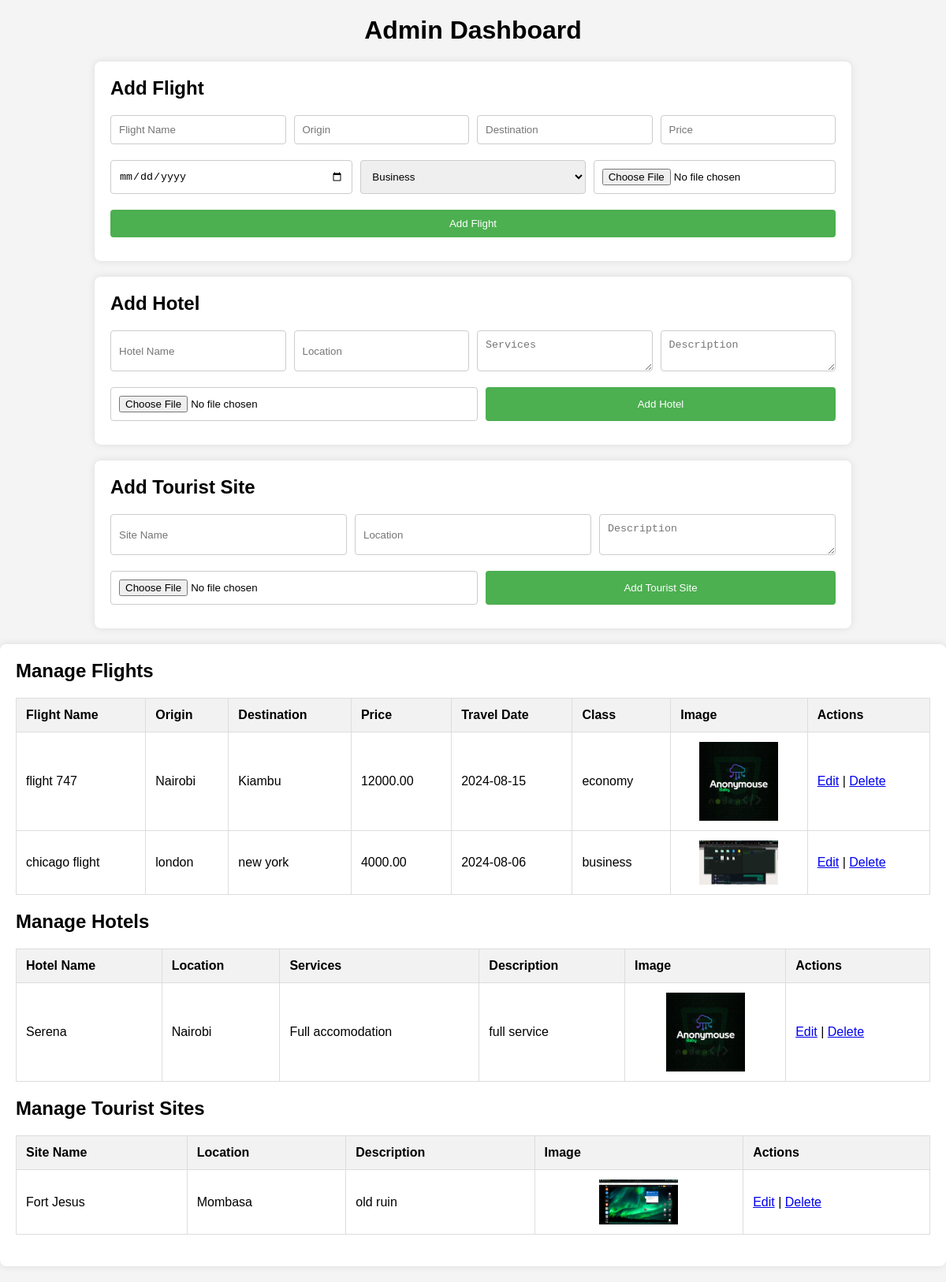
The app's page /admin.php with its own data.
### tables this page shows
CREATE TABLE `flights` (
  `id` int(11) NOT NULL,
  `flight_name` varchar(255) NOT NULL,
  `origin` varchar(255) NOT NULL,
  `destination` varchar(255) NOT NULL,
  `price` decimal(10,2) NOT NULL,
  `travel_date` date NOT NULL,
  `class` enum('business','economy') NOT NULL,
  `image` varchar(255) NOT NULL
);

CREATE TABLE `hotels` (
  `id` int(11) NOT NULL,
  `name` varchar(255) NOT NULL,
  `location` varchar(255) NOT NULL,
  `services` text NOT NULL,
  `description` text NOT NULL,
  `image` varchar(255) NOT NULL
);

CREATE TABLE `tourist_sites` (
  `id` int(11) NOT NULL,
  `name` varchar(255) NOT NULL,
  `location` varchar(255) NOT NULL,
  `description` text NOT NULL,
  `image` varchar(255) NOT NULL
);

### admin.php (the view, shortened to what this page needs)
<!DOCTYPE html>
<html lang="en">
<head>
    <link rel="stylesheet" href="css/admin.css" />
</head>
<body>
    <h1>Admin Dashboard</h1>
    <div class="container">
        <div class="form-section">
            <h2>Add Flight</h2>
            <form id="addFlightForm" method="POST" enctype="multipart/form-data" action="add_flight.php">
                <input type="text" id="flight_name" name="flight_name" placeholder="Flight Name" required />
                <input type="text" id="origin" name="origin" placeholder="Origin" required />
                <input type="text" id="destination" name="destination" placeholder="Destination" required />
                <input type="number" id="price" name="price" placeholder="Price" required />
                <input type="date" id="travel_date" name="travel_date" placeholder="Travel Date" required />
                <select title="Select flight class" id="flight_class" name="class" required>
                    <option value="business">Business</option>
                </select>
                <input title="choose flight image" type="file" id="flight_image" name="image" required />
                <button type="submit">Add Flight</button>
            </form>
        </div>
        <div class="form-section">
            <h2>Add Hotel</h2>
            <form id="addHotelForm" method="POST" enctype="multipart/form-data" action="add_hotel.php">
                <input type="text" id="hotel_name" name="name" placeholder="Hotel Name" required />
                <input type="text" id="hotel_location" name="location" placeholder="Location" required />
                <textarea id="hotel_services" name="services" placeholder="Services" required></textarea>
                <textarea id="hotel_description" name="description" placeholder="Description" required></textarea>
                <input title="choose hotel image" type="file" id="hotel_image" name="image" required />
                <button type="submit">Add Hotel</button>
            </form>
        </div>
        <div class="form-section">
            <h2>Add Tourist Site</h2>
            <form id="addTouristSiteForm" method="POST" enctype="multipart/form-data" action="add_tourist_site.php">
                <input type="text" id="site_name" name="name" placeholder="Site Name" required />
                <input type="text" id="site_location" name="location" placeholder="Location" required />
                <textarea id="site_description" name="description" placeholder="Description" required></textarea>
                <input title="choose site image" type="file" id="site_image" name="image" required />
                <button type="submit">Add Tourist Site</button>
            </form>
        </div>
    </div>
    <div class="data-section">
        <h2>Manage Flights</h2>
        <table id="flightsTable">
            <thead>
                <tr>
                    <th>Flight Name</th>
                    <th>Origin</th>
                    <th>Destination</th>
                    <th>Price</th>
                    <th>Travel Date</th>
                    <th>Class</th>
                    <th>Image</th>
                    <th>Actions</th>
                </tr>
            </thead>
            <tbody>
                <?php
                $host = 'localhost';
                $db = 'project';
                $user = 'root';
                $pass = '';
                $conn = new mysqli($host, $user, $pass, $db);
                $sql = "SELECT * FROM flights";
                $result = $conn->query($sql);
                if ($result->num_rows > 0) {
                    while ($row = $result->fetch_assoc()) {
                        echo "<tr>
                            <td>{$row['flight_name']}</td>
                            <td>{$row['origin']}</td>
                            <td>{$row['destination']}</td>
                            <td>{$row['price']}</td>
                            <td>{$row['travel_date']}</td>
                            <td>{$row['class']}</td>
                            <td><img src='uploads/{$row['image']}' alt='{$row['flight_name']}' width='100'></td>
                            <td>
                                <a href='edit_flight.php?id={$row['id']}'>Edit</a> |
                                <a href='delete_flight.php?id={$row['id']}' onclick='return confirm(\"Are you sure?\")'>Delete</a>
                            </td>
                        </tr>";
                    }
                } else {
                    echo "<tr><td colspan='8'>No flights found</td></tr>";
                }
                ?>
            </tbody>
        </table>
        <h2>Manage Hotels</h2>
        <table id="hotelsTable">
            <thead>
                <tr>
                    <th>Hotel Name</th>
                    <th>Location</th>
                    <th>Services</th>
                    <th>Description</th>
                    <th>Image</th>
                    <th>Actions</th>
                </tr>
            </thead>
            <tbody>
                <?php
                $conn = new mysqli($host, $user, $pass, $db);
                $sql = "SELECT * FROM hotels";
                $result = $conn->query($sql);
                if ($result->num_rows > 0) {
                    while ($row = $result->fetch_assoc()) {
                        echo "<tr>
                            <td>{$row['name']}</td>
                            <td>{$row['location']}</td>
                            <td>{$row['services']}</td>
                            <td>{$row['description']}</td>
                            <td><img src='uploads/{$row['image']}' alt='{$row['name']}' width='100'></td>
                            <td>
                                <a href='edit_hotel.php?id={$row['id']}'>Edit</a> |
                                <a href='delete_flight.php?hotel_id={$row['id']}' onclick='return confirm(\"Are you sure?\")'>Delete</a>
                            </td>
                        </tr>";
                    }
                } else {
                    echo "<tr><td colspan='6'>No hotels found</td></tr>";
                }
                ?>
            </tbody>
        </table>
        <h2>Manage Tourist Sites</h2>
        <table id="touristSitesTable">
            <thead>
                <tr>
                    <th>Site Name</th>
                    <th>Location</th>
                    <th>Description</th>
                    <th>Image</th>
                    <th>Actions</th>
                </tr>
            </thead>
            <tbody>
                <?php
                $conn = new mysqli($host, $user, $pass, $db);
                $sql = "SELECT * FROM tourist_sites";
                $result = $conn->query($sql);
                if ($result->num_rows > 0) {
                    while ($row = $result->fetch_assoc()) {
                        echo "<tr>
                            <td>{$row['name']}</td>
                            <td>{$row['location']}</td>
                            <td>{$row['description']}</td>
                            <td><img src='uploads/{$row['image']}' alt='{$row['name']}' width='100'></td>
                            <td>
                                <a href='edit_tourist_site.php?id={$row['id']}'>Edit</a> |
                                <a href='delete_flight.php?tourist_site_id={$row['id']}' onclick='return confirm(\"Are you sure?\")'>Delete</a>
                            </td>
                        </tr>";
                    }
                } else {
                    echo "<tr><td colspan='5'>No tourist sites found</td></tr>";
                }
                ?>
            </tbody>
        </table>
    </div>
</body>
</html>

### css/admin.css (style rules this page uses)
body { font-family: Arial, sans-serif; margin: 0; padding: 0; background-color: #f4f4f4; }
h1 { text-align: center; margin-top: 20px; }
.container { width: 80%; margin: 20px auto; }
.form-section, .data-section { background-color: #fff; padding: 20px; margin-bottom: 20px; box-shadow: 0 0 10px rgba(0, 0, 0, 0.1); border-radius: 8px; }
.form-section h2, .data-section h2 { margin-top: 0; }
form { display: flex; flex-wrap: wrap; gap: 10px; }
form input, form select, form textarea, form button { flex: 1 1 200px; padding: 10px; margin-bottom: 10px; border: 1px solid #ccc; border-radius: 4px; }
form button { background-color: #4caf50; color: white; border: none; cursor: pointer; }
table { width: 100%; border-collapse: collapse; margin-top: 20px; }
table, th, td { border: 1px solid #ddd; }
th, td { padding: 12px; text-align: left; }
th { background-color: #f2f2f2; }
td img { max-width: 100px; height: auto; display: block; margin: 0 auto; }
.data-section table { margin-bottom: 20px; }

### records on screen
flights: flight_name "flight 747", origin "Nairobi", destination "Kiambu", price "12000.00", travel_date "2024-08-15", class "economy", image (placeholder picture)
flights: flight_name "chicago flight", origin "london", destination "new york", price "4000.00", travel_date "2024-08-06", class "business", image (picture)
hotels: name "Serena", location "Nairobi", services "Full accomodation", description "full service", image (placeholder picture)
tourist_sites: name "Fort Jesus", location "Mombasa", description "old ruin", image (picture)
